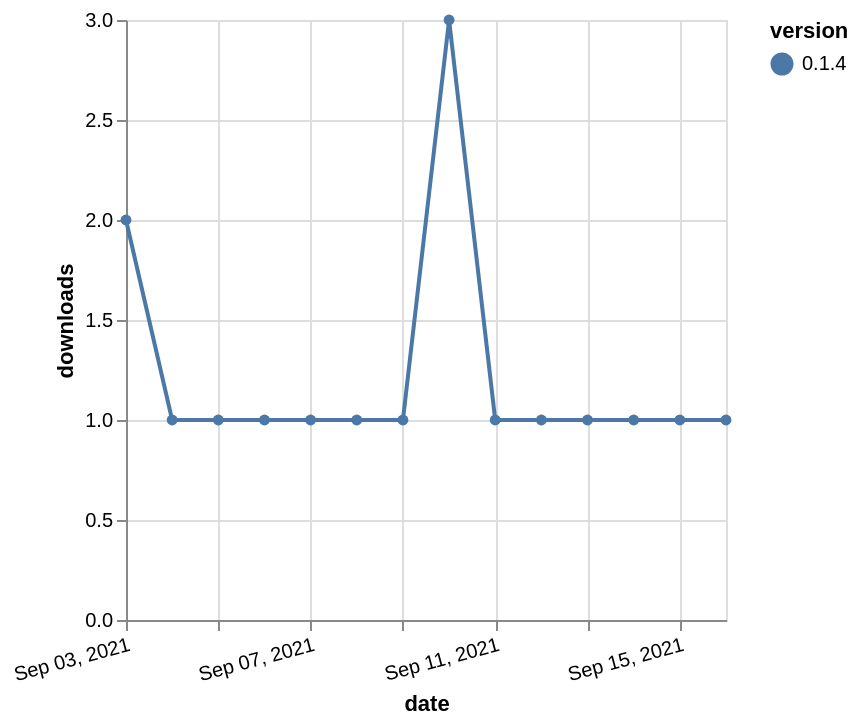

Vega-Lite specification stored for this chart:
### Vega-Lite specification from a JSON file in a GitHub repository (floating-point values rounded to 4 significant figures)
{"$schema": "https://vega.github.io/schema/vega-lite/v5.json", "description": "A simple bar chart with embedded data.", "data": {"values": [{"date": "2021-09-03", "total": 70, "delta": 2, "version": "0.1.4"}, {"date": "2021-09-04", "total": 71, "delta": 1, "version": "0.1.4"}, {"date": "2021-09-05", "total": 72, "delta": 1, "version": "0.1.4"}, {"date": "2021-09-06", "total": 73, "delta": 1, "version": "0.1.4"}, {"date": "2021-09-07", "total": 74, "delta": 1, "version": "0.1.4"}, {"date": "2021-09-08", "total": 75, "delta": 1, "version": "0.1.4"}, {"date": "2021-09-09", "total": 76, "delta": 1, "version": "0.1.4"}, {"date": "2021-09-10", "total": 79, "delta": 3, "version": "0.1.4"}, {"date": "2021-09-11", "total": 80, "delta": 1, "version": "0.1.4"}, {"date": "2021-09-12", "total": 81, "delta": 1, "version": "0.1.4"}, {"date": "2021-09-13", "total": 82, "delta": 1, "version": "0.1.4"}, {"date": "2021-09-14", "total": 83, "delta": 1, "version": "0.1.4"}, {"date": "2021-09-15", "total": 84, "delta": 1, "version": "0.1.4"}, {"date": "2021-09-16", "total": 85, "delta": 1, "version": "0.1.4"}]}, "width": "container", "mark": {"type": "line", "point": {"filled": true}}, "encoding": {"x": {"field": "date", "type": "temporal", "timeUnit": "yearmonthdate", "title": "date", "axis": {"labelAngle": -15}}, "y": {"field": "delta", "type": "quantitative", "title": "downloads"}, "color": {"field": "version", "type": "nominal"}, "tooltip": {"field": "delta"}}}
